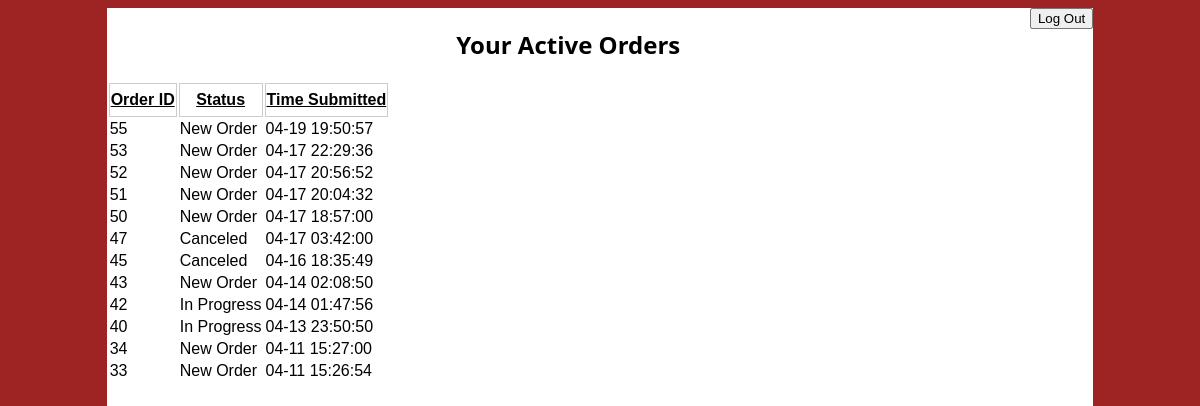
Page /vendorhome_n.php (signed in) on the committed database.
### tables this page shows
CREATE TABLE IF NOT EXISTS `orders` (
`id` int(6) NOT NULL,
  `vendor_id` int(6) DEFAULT NULL,
  `customer_id` int(6) DEFAULT NULL,
  `status` varchar(50) DEFAULT NULL,
  `timestamp` timestamp NOT NULL DEFAULT CURRENT_TIMESTAMP
);

### vendorcheck.php (called while the page is built)
<?php
	if(isset($_SESSION['vendorid']) && !empty($_SESSION['vendorid'])) {
		$vendorid = $_SESSION['vendorid'];
	} else {
		header("location: vendorlogin.php");
	}
?>

### vendorhome_n.php (the view, shortened to what this page needs)
<?php
require("vendorcheck.php");
try
	{
	$con = new PDO("mysql:host=".CONST_HOST.";dbname=".CONST_DBNAME,CONST_USER,CONST_PASSWORD);
	$con->setAttribute(PDO::ATTR_ERRMODE, PDO::ERRMODE_EXCEPTION);
	$sqltotal = "select id, status, RIGHT(orders.timestamp, 14) as 'check'
	from orders where vendor_id = :vendorid
	order by timestamp desc";
	$totalresults = $con->prepare($sqltotal);
	$totalresults->bindParam(":vendorid", $vendorid);
	$array = $totalresults->execute();
	$currorder = $totalresults->fetchAll();
	}
catch (Exception $e)
	{
	$error = $e->getMessage();
	echo $error;
	}
?>
<!DOCTYPE html>
<html>
    <head>
    	<link rel="stylesheet" type="text/css" href="css/view.css" media="all">
    </head>
    <body>
    <div id="content">
    			<div id="logout" style="float:right;">
				<form id="logoutform" action="v_logout.php">
					<input type="submit" value="Log Out"></input>
				</form>
				</div>
	<h2> Your Active Orders</h2>
	<form id="chooseOrder" action="v_orderUpdate.php" method="GET">
	<table>
		<tr>
			<th>Order ID</th>
			<th>Status</th>
			<th>Time Submitted</th>
		</tr>
		<?php
		$i = 0;
		while ($i < count($currorder)) {
			echo "<tr>";
					echo "<td><a href='v_orderUpdate.php?id=" .$currorder[$i]['id']. "'>" .$currorder[$i]['id']. "</a></td>";
					echo "<td>". $currorder[$i]['status']."</td>" ;
					echo "<td>". $currorder[$i]['check']."</td>" ;
			echo "</tr>";
			$i = $i + 1;
		}
		?>
	</form>
	</div>
	</body>
</html>

### css/view.css (style rules this page uses)
a { text-decoration: none; color: black; font-family: 'Montserrat', sans-serif; }
#logoutform { float: right; }
#logoutform { text-decoration: none; color: #FFF; background:#9E2424; font-weight: bold; font-size: 100%; border-color: #94221F; border-radius: .25em; }
#home_page h1, h2 { text-align: center; }
body { font-family: 'Montserrat', sans-serif; background:#9E2424; }
th { text-decoration: underline; font-weight: 900; }
body { background:#9E2424; }
h2, h1, p { font-family: 'Open Sans', sans-serif; }
#content { width: 83.3333333%; min-height: 760px; margin: 0 auto; background: white; overflow: hidden; }
#currentorder td, th { border: 1px solid #CCC; height: 30px; }
#vendor, #readyorderstable td, th { border: 1px solid #CCC; height: 30px; }

### rows in the picture
orders: id "55", status "New Order", check "04-19 19:50:57"
orders: id "53", status "New Order", check "04-17 22:29:36"
orders: id "52", status "New Order", check "04-17 20:56:52"
orders: id "51", status "New Order", check "04-17 20:04:32"
orders: id "50", status "New Order", check "04-17 18:57:00"
orders: id "47", status "Canceled", check "04-17 03:42:00"
orders: id "45", status "Canceled", check "04-16 18:35:49"
orders: id "43", status "New Order", check "04-14 02:08:50"
orders: id "42", status "In Progress", check "04-14 01:47:56"
orders: id "40", status "In Progress", check "04-13 23:50:50"
orders: id "34", status "New Order", check "04-11 15:27:00"
orders: id "33", status "New Order", check "04-11 15:26:54"
